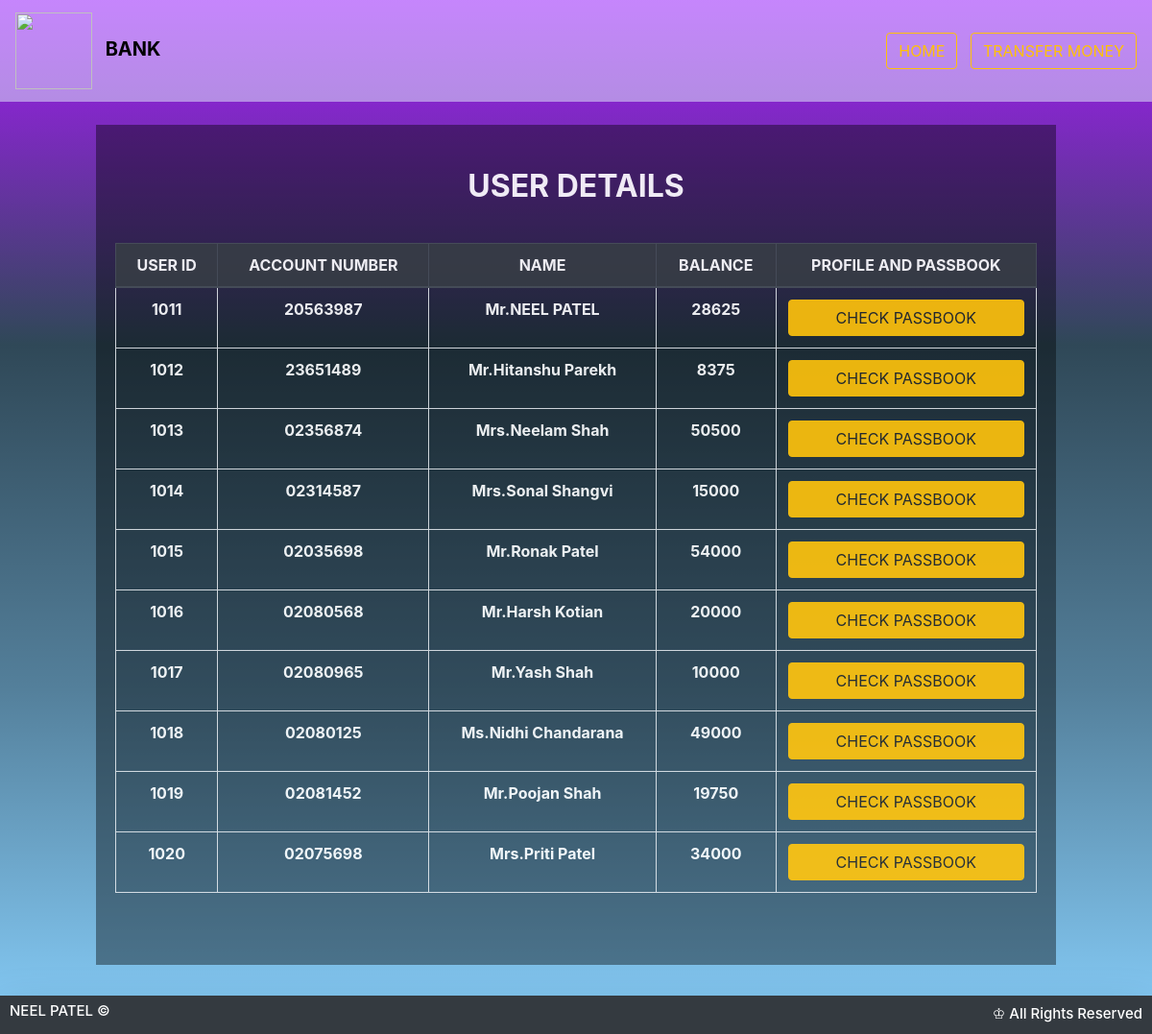
Screenshot of /user.php with the database file from the repository.
### tables this page shows
CREATE TABLE IF NOT EXISTS `user` (
  `id` int(4) NOT NULL,
  `ac` varchar(10) NOT NULL,
  `name` varchar(20) NOT NULL,
  `no` varchar(20) NOT NULL,
  `email` varchar(30) NOT NULL,
  `amt` int(10) NOT NULL
);

### user.php (the view, shortened to what this page needs)
 <html>
<head>
</head>
<body style="background-color:#87CEFA">
<nav class="navbar navbar-expand-lg " style="background-color: rgba(227, 242, 253,0.5);" >
    <a href="#" class="navbar-brand">
      <img src="https://i0.wp.com/gtswiki.gt-beginners.net/decal/png/32/74/04/8080108644755047432_1.png" height= "80"width="80" alt="" class="d-inline-block align-left mr-2">
      <span class="text-uppercase font-weight-bold" style = "color: black;">BANK</span>
    </a>
<div id="navbarTogglerDemo02" class="collapse navbar-collapse">
      <ul class="navbar-nav ml-auto">
        <li class="nav-item"><a href="Home.php"> <button type="button" class="btn btn-outline-warning">HOME</button></a></li>
        <li class="nav-item"><a href="sender.php"> <button type="button" class="btn btn-outline-warning">TRANSFER MONEY</button></a></li>
      </ul>
    </div>
</nav>
<?php
$link=new mysqli("localhost","id17246288_tsf123","Pritipatel@123","id17246288_tsf");
$res=$link->query("select * from user");
?>
<center><br>
<div class="wd">
<div class="container text-center">
<h2 style = "color: White";><b>USER DETAILS</b></h2>
<div class="table-responsive mb-5">
<table class='table table-hover table-bordered text-center'>
<thead class="thead-dark" style = "color: black;">
  <tr>
    <th scope="col">USER ID</th>
    <th scope="col">ACCOUNT NUMBER</th>
    <th scope="col">NAME</th>
    <th scope="col">BALANCE</th>
    <th scope="col">PROFILE AND PASSBOOK</th>
  </tr>
</thead>
<tbody>
<?php
while($row=$res->fetch_row())
{
?>
<tr>
<th scope="row"><?php echo $row[0] ?></th>
<td><?php echo $row[1] ?></td>
<td><?php echo $row[2] ?></td>
<td><?php echo $row[5] ?></td>
<td>
<a href="passbook.php?id= <?php echo $row[0] ;?>"> <button type="button" class="btn btn-warning btn-block">CHECK PASSBOOK</button></a>
</td>
</tr>
<?php
}
?>
</tbody>
</table>
</div>
</div>
</div>
</center><br><br><br>
<?php
include 'footer.php';
?>
</body>
</html>

### user.php (style rules this page uses)
* body { font-family: latha; color: white; background: linear-gradient(rgba(173, 3, 252, 0.89),rgba(0,0,0,0.65),rgba(0,0,0,0.38),rgba(0,0,0,0)),url(https://img.freepik.com/free-vector/blue-copy-space-digital-background_23-2148821698.jpg?size=626&ext=jpg)no-repeat; background-size: cover; }
td { font-weight: bold; color : white; }
th { font-weight: bold; color : white; }
.wd { width: 1000px; height: 875px; background-color: rgba(0, 0, 0, 0.445); opacity: 0.9; padding: 5px; }
.wd h2 { text-align: center; color: black; text-transform: uppercase; font-weight: normal; margin: 40px auto; }

### rows the page displays
user: id "1011", ac "20563987", name "Mr.NEEL PATEL", amt "28625"
user: id "1012", ac "23651489", name "Mr.Hitanshu Parekh", amt "8375"
user: id "1013", ac "02356874", name "Mrs.Neelam Shah", amt "50500"
user: id "1014", ac "02314587", name "Mrs.Sonal Shangvi", amt "15000"
user: id "1015", ac "02035698", name "Mr.Ronak Patel", amt "54000"
user: id "1016", ac "02080568", name "Mr.Harsh Kotian", amt "20000"
user: id "1017", ac "02080965", name "Mr.Yash Shah", amt "10000"
user: id "1018", ac "02080125", name "Ms.Nidhi Chandarana", amt "49000"
user: id "1019", ac "02081452", name "Mr.Poojan Shah", amt "19750"
user: id "1020", ac "02075698", name "Mrs.Priti Patel", amt "34000"
